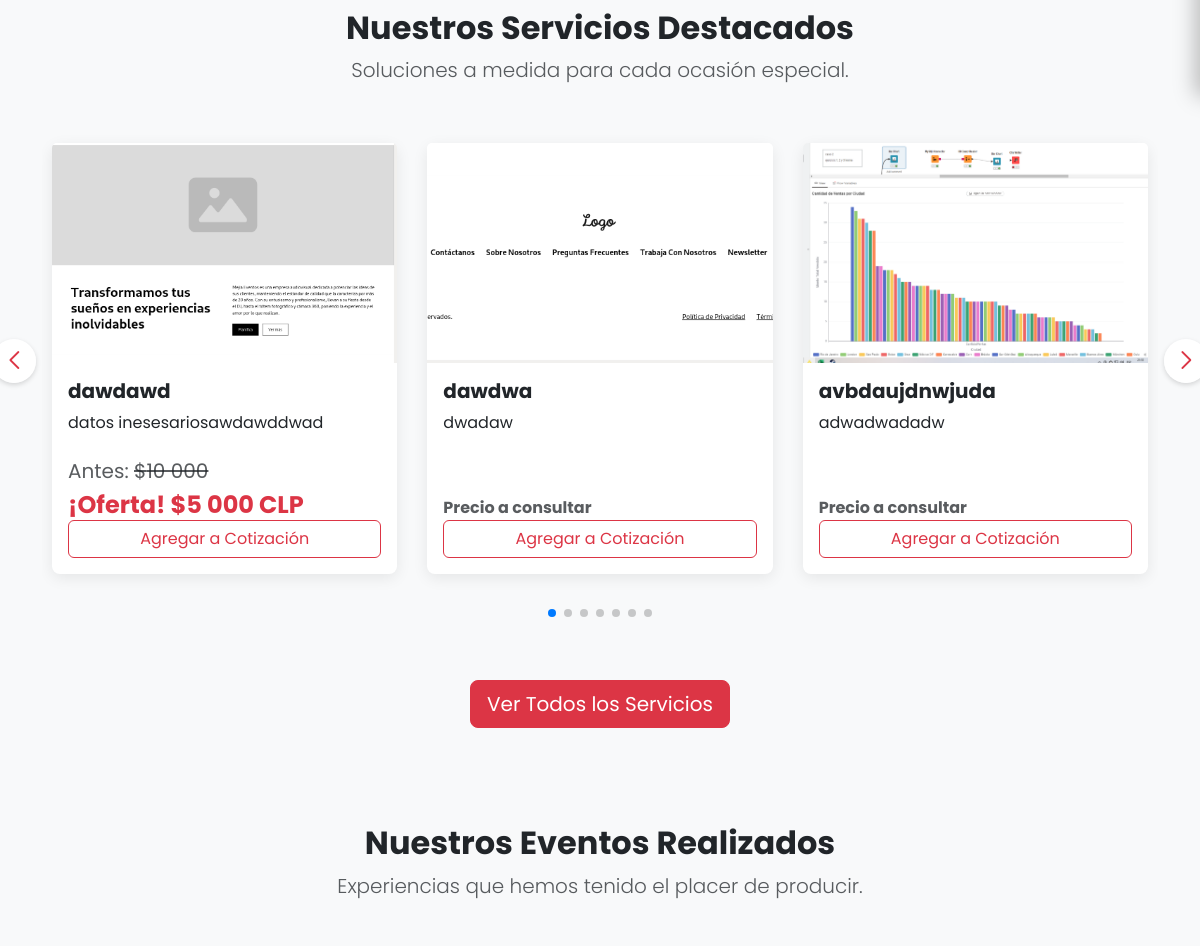
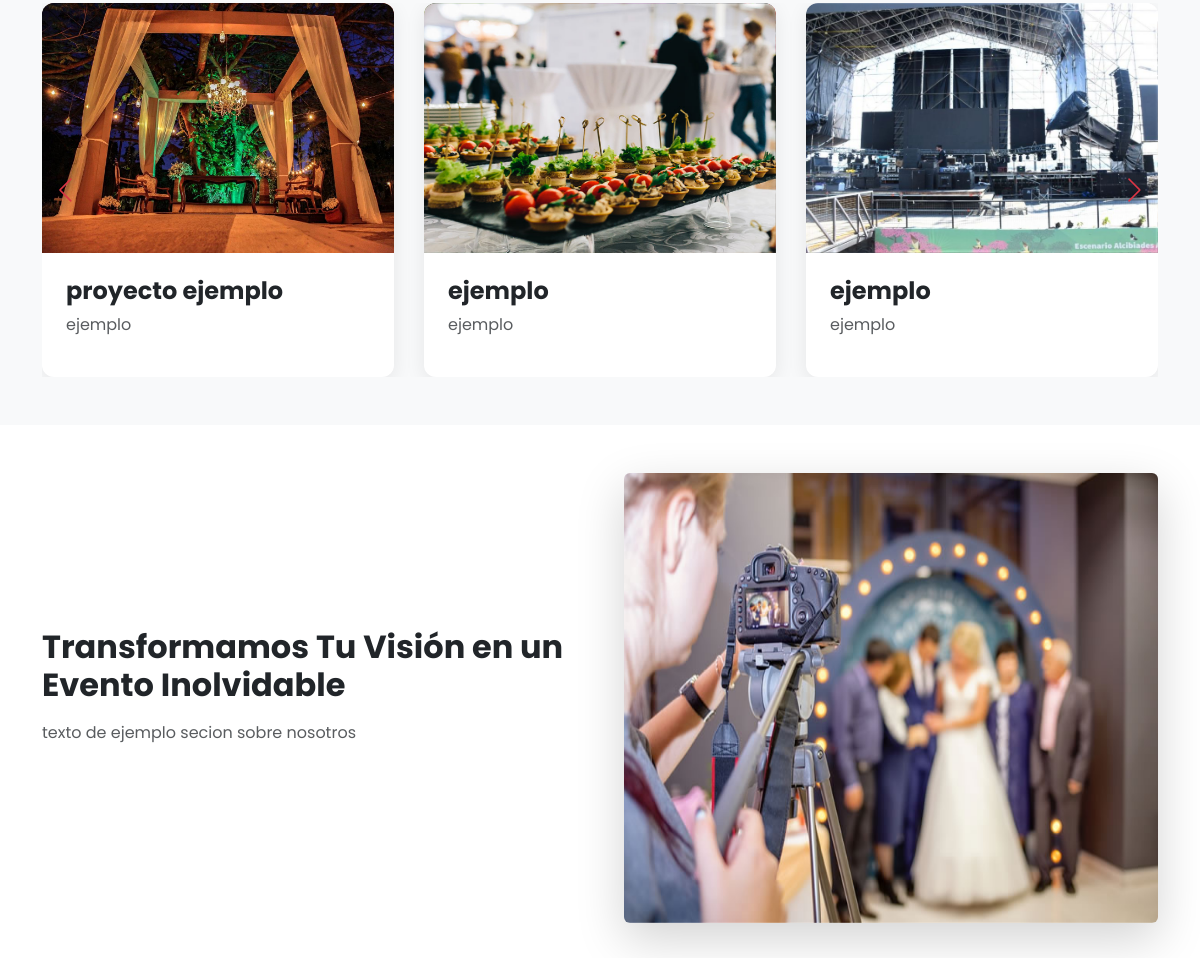
The app's page / (middle part), older data (2 pictures, top to bottom).
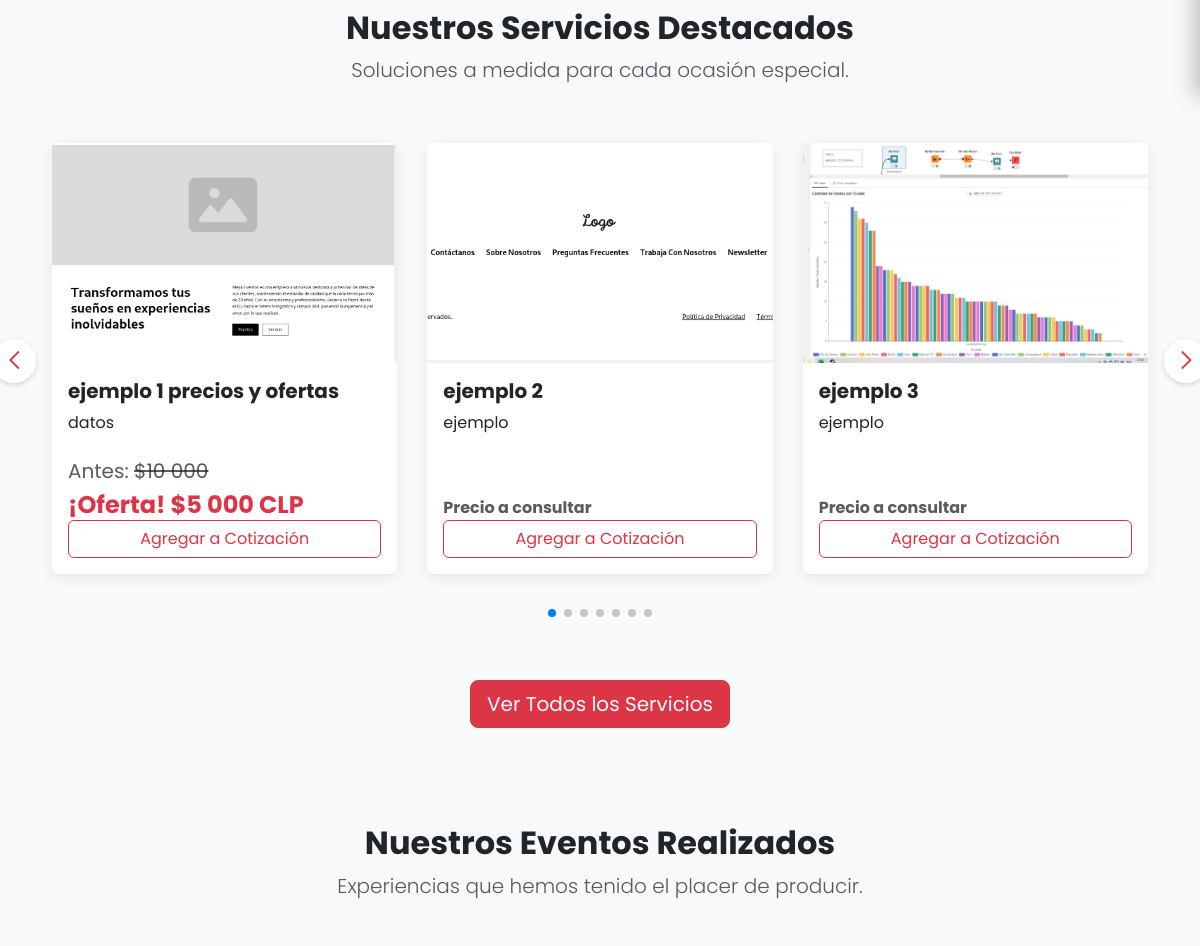
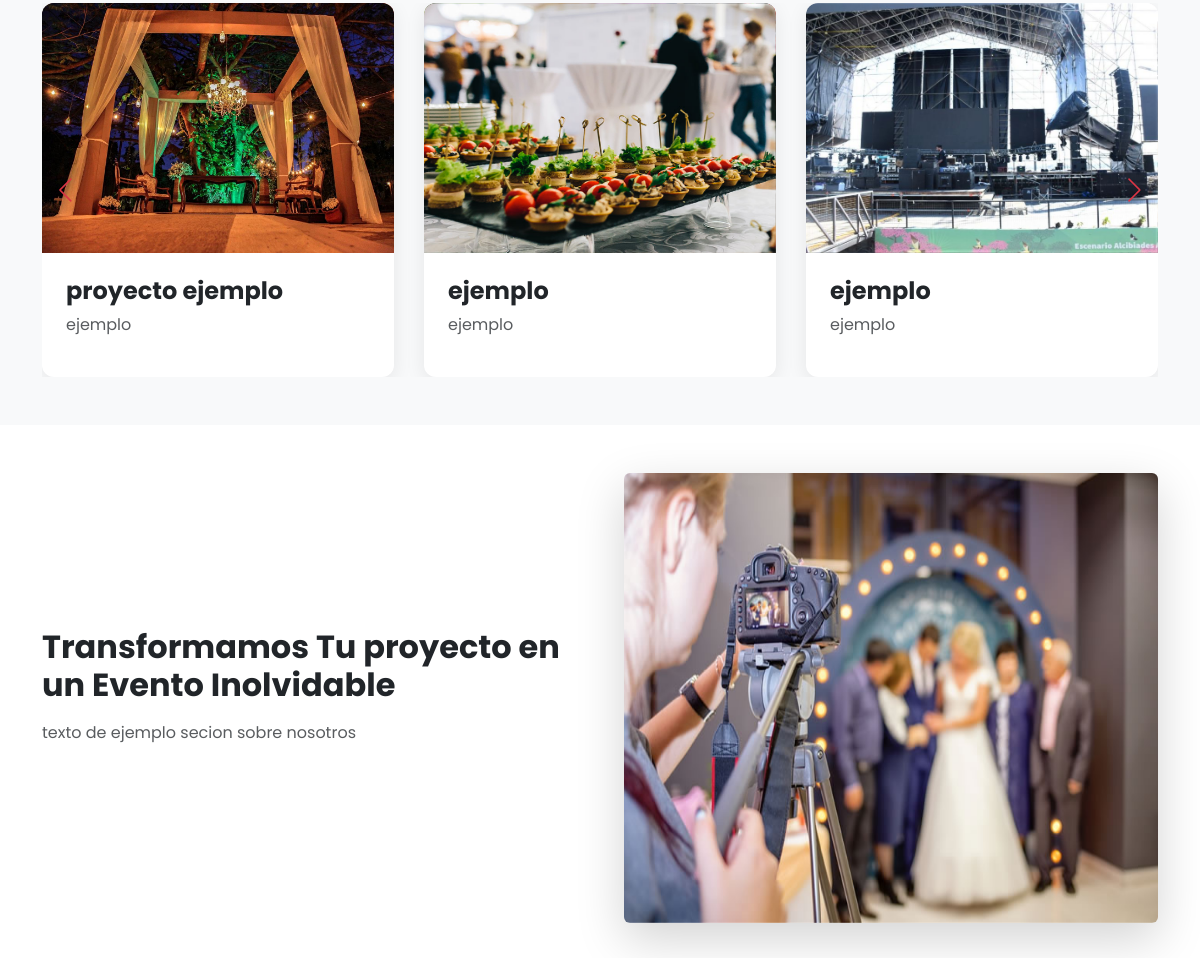
The same page, newer data (2 pictures, top to bottom).
### core/models.py (models this page shows, shortened)
class Servicio(models.Model):
    nombre = models.CharField(max_length=200)
    descripcion = models.TextField()
    imagen = models.ImageField(upload_to='servicios/', blank=True, null=True, help_text="Imagen opcional del servicio")
    destacado = models.BooleanField(
        default=False,
        verbose_name="Servicio Destacado",
        help_text="Marcar para que este servicio aparezca en la sección de destacados.")
    precio = models.PositiveIntegerField(
        verbose_name="Precio Base (Opcional)",
        null=True,
        blank=True,
        help_text="Precio base del servicio."
    )

class SeccionSobreNosotros(models.Model):
    titulo = models.CharField(max_length=200, default="Transformamos Tu Visión en un Evento Inolvidable")
    descripcion = models.TextField()
    class Meta:
        verbose_name = "Sección Sobre Nosotros"
        verbose_name_plural = "Sección Sobre Nosotros"

class Oferta(models.Model):
    servicio = models.OneToOneField(
        Servicio,
        on_delete=models.CASCADE,
        related_name='oferta',
        verbose_name="Servicio asociado"
    )
    precio_oferta = models.PositiveIntegerField(
        verbose_name="Precio de Oferta",
        help_text="El precio especial con el descuento aplicado."
    )
    descripcion_oferta = models.CharField(
        max_length=255,
        blank=True,
        null=True,
        verbose_name="Descripción de la oferta (ej: 'Solo por este mes!')"
    )
    activa = models.BooleanField(
        default=True,
        verbose_name="¿Oferta activa?",
        help_text="Desmarca esta casilla para ocultar la oferta sin borrarla."
    )
    class Meta:
        verbose_name = "Oferta"
        verbose_name_plural = "Ofertas"

### core/views.py (the view)
# urls.py: path('', home_carousel_view, name='index'),
def home_carousel_view(request):
    hero_slides = HeroSlide.objects.filter(is_active=True).order_by('order')
    servicios_destacados = Servicio.objects.filter(destacado=True).select_related('oferta')
    proyectos = Proyecto.objects.filter(activo=True).prefetch_related('imagenes')
    testimonios = Testimonio.objects.filter(activo=True).prefetch_related('imagenes')
    try:
        sobre_nosotros = SeccionSobreNosotros.objects.prefetch_related('puntos_clave', 'imagenes').first()
    except SeccionSobreNosotros.DoesNotExist:
        sobre_nosotros = None
    context = {
        'hero_slides': hero_slides,
        'servicios_destacados': servicios_destacados,
        'proyectos': proyectos,
        'testimonios': testimonios,
        'sobre_nosotros': sobre_nosotros,
    }
    return render(request, 'core/index.html', context)

### core/context_processors.py (called while the page is built)
def chatbot_suggestions_processor(request):
    try:
        suggestions = [qa.keywords.split(',')[0].strip().capitalize() for qa in ChatbotQA.objects.all()[:5]]
    except:
        suggestions = [] # Si hay un error o la BD no está lista, devuelve una lista vacía
    return {'chatbot_sugerencias': suggestions}

### core/templates/core/index.html (shortened to what the changed rows need)
{% extends 'core/base.html' %}
{% load static %}
{% load humanize %}
{% block main_content %}
    <div class="bg-light py-5">
    <div class="container">
        <section id="servicios-destacados">
            <div class="text-center mb-5">
                <h2 class="fw-bold">Nuestros Servicios Destacados</h2>
            </div>
            <div class="slider-contenedor">
                <div class="swiper servicios-slider">
                    <div class="swiper-wrapper pb-5">
                        {% if servicios_destacados %}
                            {% for servicio in servicios_destacados %}
                                <div class="swiper-slide h-auto">
                                    <div class="card h-100 servicio-card">
                                        {% if servicio.imagen %}
                                            <img src="{{ servicio.imagen.url }}" class="card-img-top" alt="{{ servicio.nombre }}">
                                        {% else %}
                                            <img src="{% static 'img/placeholder_evento.jpg' %}" class="card-img-top" alt="Servicio Placeholder">
                                        {% endif %}
                                        <div class="card-body d-flex flex-column">
                                            <h5 class="card-title fw-bold">{{ servicio.nombre }}</h5>
                                            <p class="card-text flex-grow-1">{{ servicio.descripcion|truncatewords:20 }}</p>
                                            <div class="precio-container mt-auto pt-2">
                                                {% if servicio.oferta and servicio.oferta.activa %}
                                                    <h5 class="card-text text-muted fw-normal">
                                                        Antes: <del>${{ servicio.precio|intcomma }}</del>
                                                    </h5>
                                                    <h4 class="card-text text-danger fw-bold">
                                                        ¡Oferta! ${{ servicio.oferta.precio_oferta|intcomma }} CLP
                                                    </h4>
                                                {% elif servicio.precio and servicio.precio > 0 %}
                                                    <h4 class="card-text text-danger fw-bold">
                                                        $ {{ servicio.precio|intcomma }} CLP
                                                    </h4>
                                                {% else %}
                                                    <p class="card-text text-muted fw-bold">
                                                        Precio a consultar
                                                    </p>
                                                {% endif %}
                                            </div>
                                            <button class="btn btn-outline-danger mt-auto btn-agregar-carrito"
                                                    data-id="{{ servicio.id }}"
                                                    data-nombre="{{ servicio.nombre }}"
                                                    data-descripcion="{{ servicio.descripcion }}"
                                                    data-imagen-url="{% if servicio.imagen %}{{ servicio.imagen.url }}{% else %}{% static 'img/placeholder_evento.jpg' %}{% endif %}"
                                                    data-precio-display="{% if servicio.oferta and servicio.oferta.activa %}¡Oferta! ${{ servicio.oferta.precio_oferta|intcomma }} CLP{% elif servicio.precio and servicio.precio > 0 %}${{ servicio.precio|intcomma }} CLP{% else %}Precio a consultar{% endif %}">
                                                Agregar a Cotización
                                            </button>
                                        </div>
                                    </div>
                                </div>
                            {% endfor %}
                        {% else %}
                            <div class="swiper-slide">
                               <p class="text-center text-muted">No hay servicios destacados en este momento.</p>
                            </div>
                        {% endif %}
                    </div>
                </div>
            </div>
        </section>
    </div>
</div>
    {% if proyectos %}
<section id="proyectos-realizados" class="py-5">
    <div class="container">
        <div class="text-center mb-5">
            <h2 class="fw-bold">Nuestros Eventos Realizados</h2>
        </div>
    </div>
</section>
{% endif %}
{% if sobre_nosotros %}
<section id="sobre-nosotros" class="py-5 bg-white">
    <div class="container">
        <div class="row align-items-center g-5">
            <div class="col-lg-6">
                <h2 class="fw-bold mb-3">{{ sobre_nosotros.titulo }}</h2>
                <p class="text-muted">{{ sobre_nosotros.descripcion }}</p>
            </div>
            <div class="col-lg-6 text-center">
                <div class="swiper sobre-nosotros-slider shadow-lg rounded">
                    <div class="swiper-wrapper">
                        {% for imagen in sobre_nosotros.imagenes.all %}
                        <div class="swiper-slide">
                            <img src="{{ imagen.imagen.url }}" class="img-fluid" alt="Sobre MejíaEventos">
                        </div>
                        {% empty %}
                        <div class="swiper-slide">
                             <img src="{% static 'img/sobre_nosotros_placeholder.jpg' %}" class="img-fluid" alt="Sobre MejíaEventos">
                        </div>
                        {% endfor %}
                    </div>
                </div>
            </div>
        </div>
    </div>
</section>
{% endif %}
{% endblock main_content %}

Row changes from the older to the newer data that the page shows:
changed Servicio: nombre "dawdawd" → "ejemplo 1 precios y ofertas"; descripcion "datos inesesariosawdawddwad" → "datos"
changed Servicio: nombre "dawdwa" → "ejemplo 2"; descripcion "dwadaw" → "ejemplo"
changed Servicio: nombre "avbdaujdnwjuda" → "ejemplo 3"; descripcion "adwadwadadw" → "ejemplo"
changed SeccionSobreNosotros "texto de ejemplo secion sobre nosotros": titulo "Transformamos Tu Visión en un Evento Inolvidable" → "Transformamos Tu proyecto en un Evento Inolvidable"
